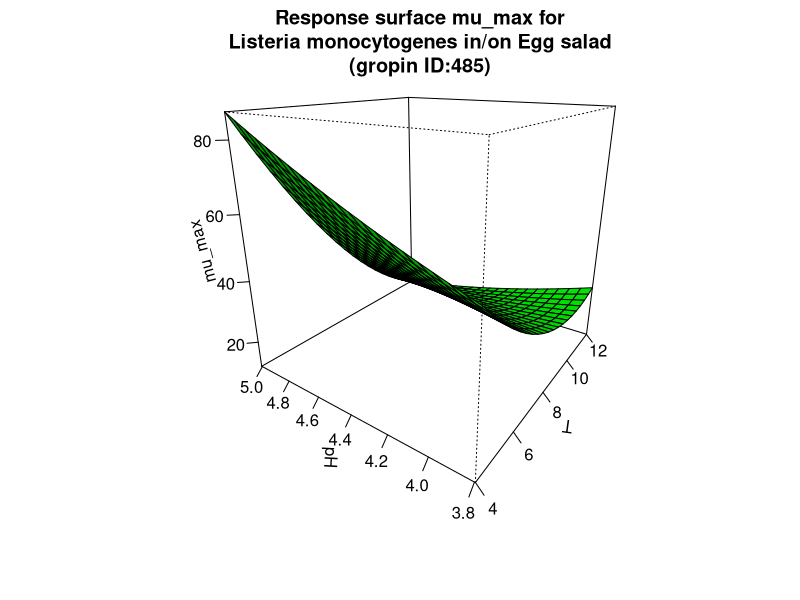

Source code (R):
#############################
# start of Parameter script
#############################
T <- seq(3.996003996004,12.012,length.out=21)
pH <- seq(3.7962037962038,5.005,length.out=21)
#############################
# end of Parameter script
#############################
############################# 
# start of Model script Gropin ID 485 
#############################
 
# constant coefficients for this model
 
variables <- data.frame(T,pH)
argumentsPar <- expand.grid(variables)
 
# heart of the model
response_surface <- function(T,pH) {
   mumax <-15.5+4.6*pH+4.78*(pH^2)+4.9*T+0.7*(T^2)-5.1*(pH*T)

return(mumax=mumax)
} 

# output parameters
mumax <- cbind(argumentsPar,response_surface(argumentsPar['T'],argumentsPar['pH']))
colnames(mumax) <- c(colnames(argumentsPar),'mumax')
#############################
# End of Model script
#############################
############################# 
# start of Visualisation script Gropin ID 485 
#############################
persp(T,pH,matrix(unlist(mumax$mumax),nrow=21),col = 'green',xlab='T',ylab='pH',zlab='mu_max',main='Response surface mu_max for
Listeria monocytogenes in/on Egg salad
(gropin ID:485)',theta=305,phi=20,shade=0.25,ticktype = 'detailed')
#############################
# End of Visualisation script
#############################
